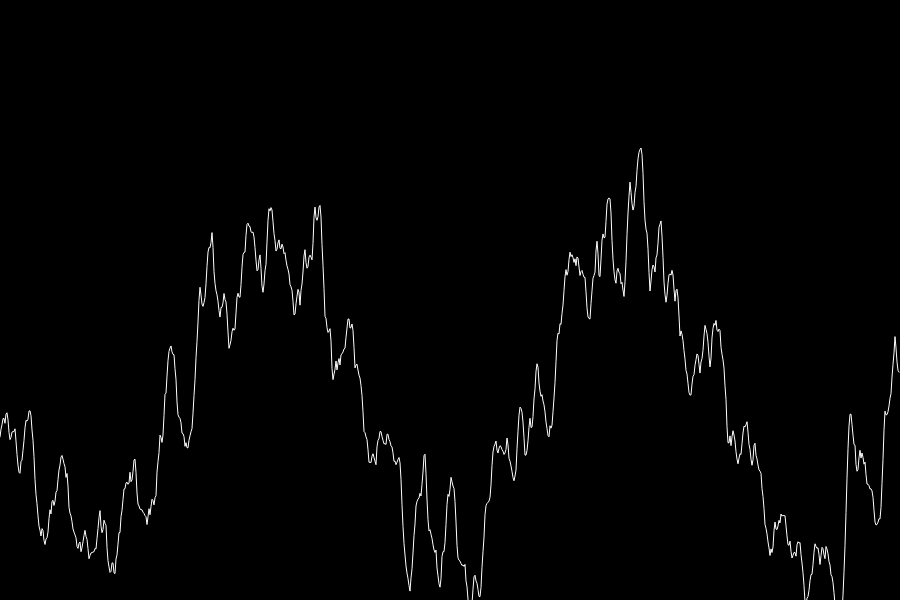
Frame 1 (no input)
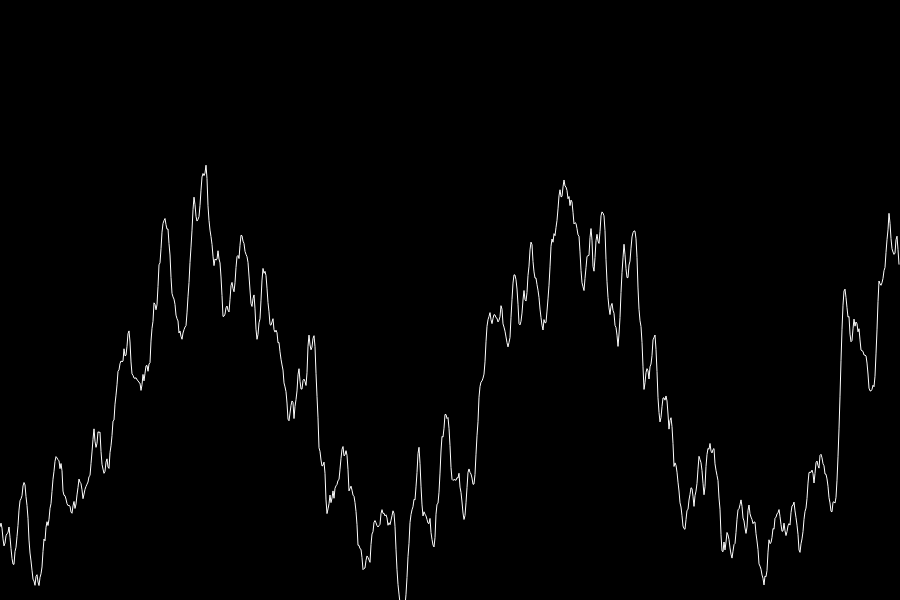
Frame 60 (no input)
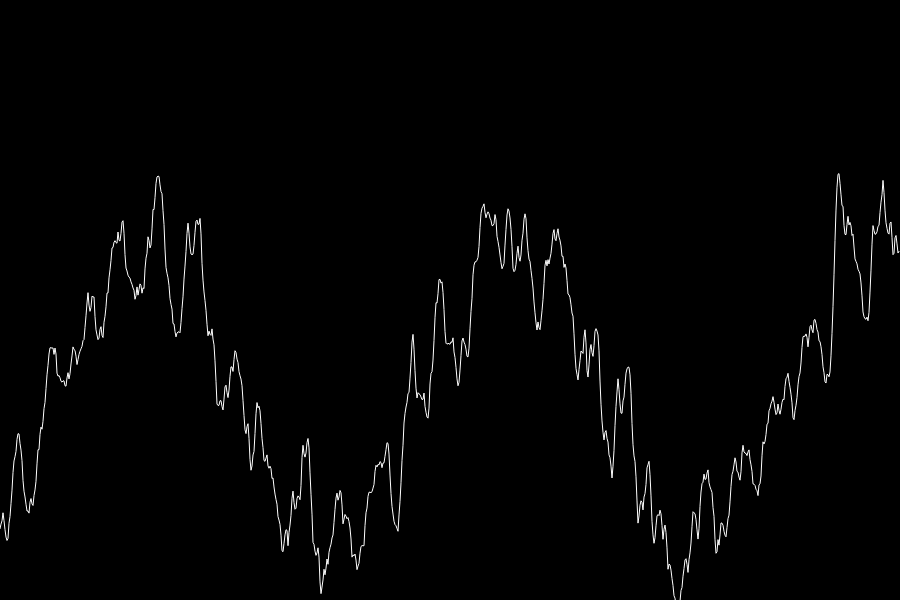
Frame 120 (the mouse pressed at the canvas centre since frame 60)

The p5.js sketch that drew these frames (run headless with seeded random() and noise() and a simulated clock; from frame 60 on, the mouse is pressed at the canvas centre):

// p5.js sketch
// ── sketch.js
function setup() {
    createCanvas(900, 600);
    background(0);
    angleMode(DEGREES);
}

function draw() {
    background(0);
    stroke(255);

    translate(0, height/2);

    beginShape();
    for (var x=0; x<width; x++) {
        var wave1 = sin(x+frameCount) * height/4;
        var wave2 = sin(x*10+frameCount) * height/20;
        var wave3 = noise(x/10+frameCount/100)*200;
        
        noFill();
        vertex(x, wave1 + wave2 + wave3);
    }
    endShape();
}
